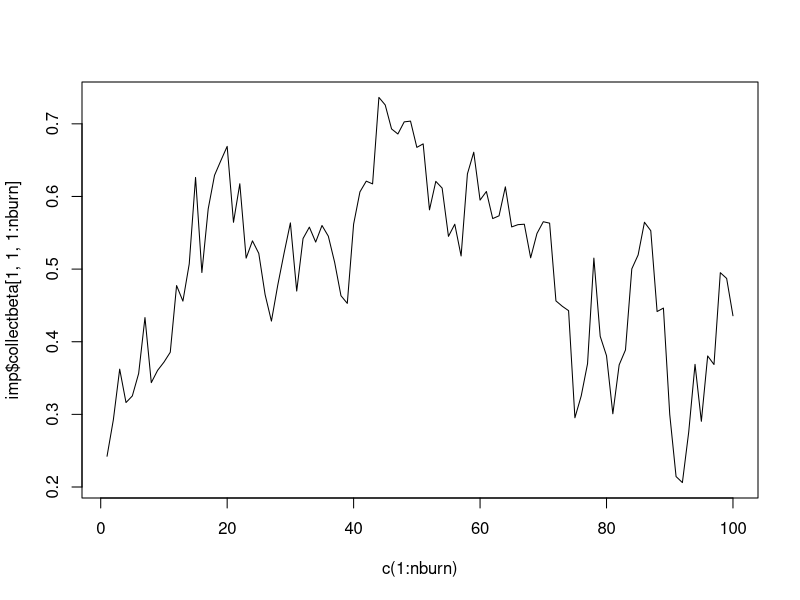
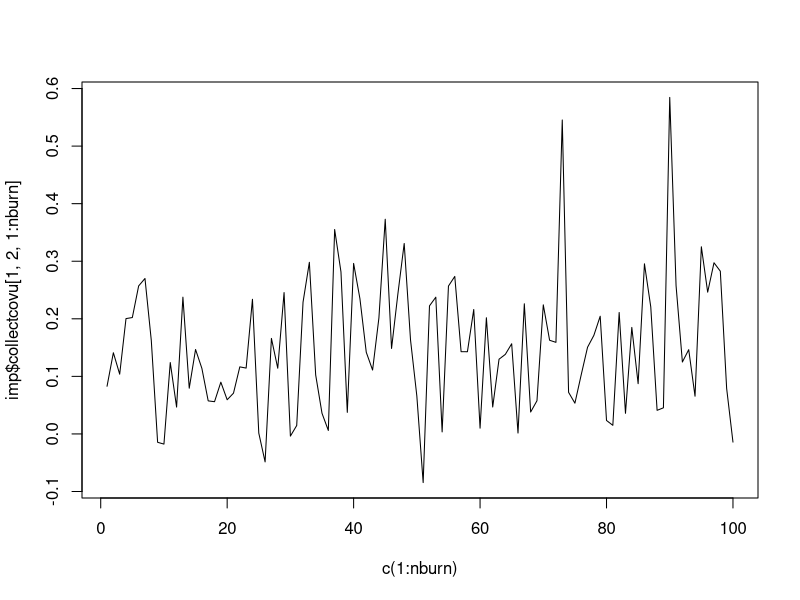

Write the R code that produced these figures, in order.
library(jomo)


### Name: jomo1rancathr.MCMCchain
### Title: JM Imputation of clustered data with categorical variables with
###   cluster-specific covariance matrices - A tool to check convergence of
###   the MCMC
### Aliases: jomo1rancathr.MCMCchain

### ** Examples


attach(cldata)

#we define the inputs
# nimp, nburn and nbetween are smaller than they should. This is
#just because of CRAN policies on the examples.

Y.cat=data.frame(social)
Y.numcat=matrix(4,1,1)
X=data.frame(rep(1,1000),sex)
Z<-data.frame(rep(1,1000))
clus<-data.frame(city)
beta.start<-matrix(0,2,3)
u.start<-matrix(0,10,3)
l1cov.start<-matrix(diag(1,3),30,3,2)
l2cov.start<-diag(1,3)
l1cov.prior=diag(1,3);
l2cov.prior=diag(1,3);
a=5
nburn=as.integer(100);

#Finally we run either the model with fixed or random cluster-specific covariance matrices:

imp<-jomo1rancathr.MCMCchain(Y.cat, Y.numcat, X,Z,clus,beta.start,
          u.start,l1cov.start, l2cov.start,l1cov.prior,l2cov.prior,nburn=nburn, a=a, meth="fixed")

#We can check the convergence of the first element of beta:

plot(c(1:nburn),imp$collectbeta[1,1,1:nburn],type="l")

#Or similarly we can check the convergence of any element of th elevel 2 covariance matrix:

plot(c(1:nburn),imp$collectcovu[1,2,1:nburn],type="l")
